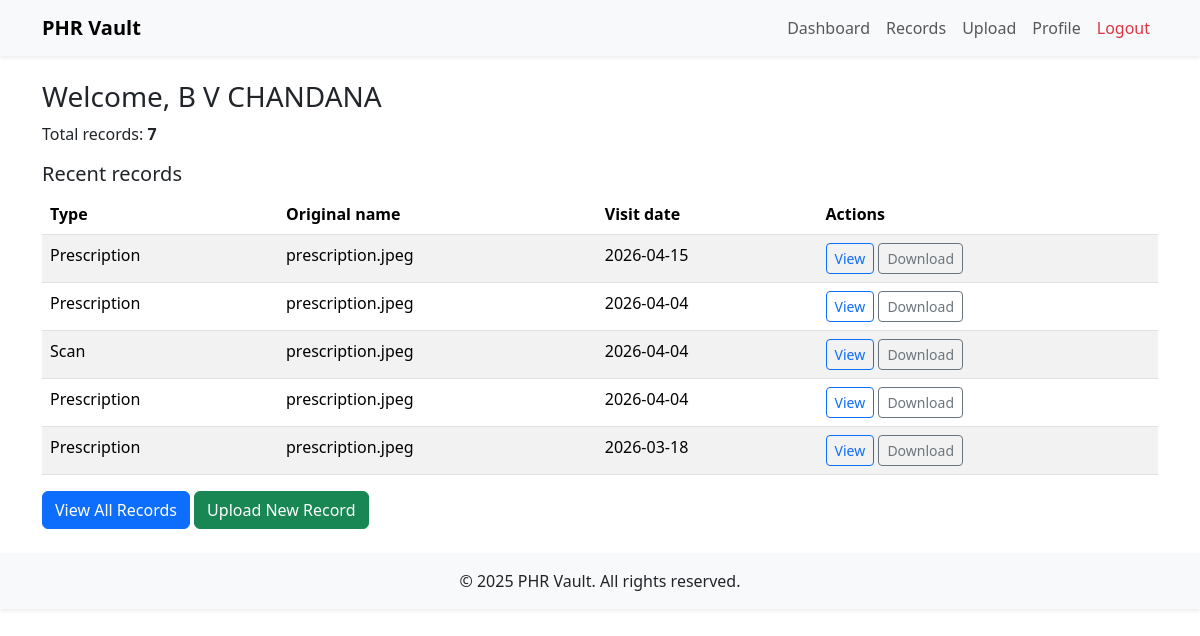
/dashboard (signed in), run on the app's committed database.
### models.py (models this page shows, shortened)
class User(UserMixin, db.Model):
    __tablename__ = "users"
    id = db.Column(db.Integer, primary_key=True)
    name = db.Column(db.String(120), nullable=False)
    email = db.Column(db.String(160), unique=True, nullable=False)
    phone = db.Column(db.String(20))
    password_hash = db.Column(db.String(200), nullable=False)
    is_admin = db.Column(db.Boolean, default=False)
    created_at = db.Column(db.DateTime, default=datetime.utcnow)
    profile = db.relationship("UserProfile", back_populates="user", uselist=False)
    records = db.relationship("HealthRecord", back_populates="user", cascade="all, delete-orphan")

class HealthRecord(db.Model):
    __tablename__ = "health_records"
    id = db.Column(db.Integer, primary_key=True)
    user_id = db.Column(db.Integer, db.ForeignKey("users.id"), nullable=False)
    filename = db.Column(db.String(300), nullable=False)  # saved filename
    original_filename = db.Column(db.String(300), nullable=False)  # original name
    file_type = db.Column(db.String(50))  # Prescription/Lab/Scan/...
    doctor_name = db.Column(db.String(200))
    hospital_name = db.Column(db.String(200))
    visit_date = db.Column(db.Date)  # date of visit / report
    notes = db.Column(db.Text)
    uploaded_at = db.Column(db.DateTime, default=datetime.utcnow)
    user = db.relationship("User", back_populates="records")

### app.py (the view)
    @app.route("/dashboard")
    @login_required
    def dashboard():
        records = HealthRecord.query.filter_by(user_id=current_user.id).order_by(HealthRecord.uploaded_at.desc()).limit(5).all()
        total_records = HealthRecord.query.filter_by(user_id=current_user.id).count()
        return render_template("dashboard.html", records=records, total_records=total_records)

### templates/dashboard.html (shortened to what this page needs)
{% extends "base.html" %}
{% block content %}
<h3>Welcome, {{ current_user.name }}</h3>
<p>Total records: <strong>{{ total_records }}</strong></p>
<h5>Recent records</h5>
<table class="table table-striped">
  <thead>
    <tr>
      <th>Type</th>
      <th>Original name</th>
      <th>Visit date</th>
      <th>Actions</th>
    </tr>
  </thead>
  <tbody>
    {% for r in records %}
      <tr>
        <td>{{ r.file_type }}</td>
        <td>{{ r.original_filename }}</td>
        <td>{{ r.visit_date or '-' }}</td>
        <td>
          <a href="{{ url_for('view_record', record_id=r.id) }}" class="btn btn-sm btn-outline-primary">View</a>
          <a href="{{ url_for('download', record_id=r.id) }}" class="btn btn-sm btn-outline-secondary">Download</a>
        </td>
      </tr>
    {% else %}
      <tr>
        <td colspan="4">No records yet. <a href="{{ url_for('upload') }}">Upload</a></td>
      </tr>
    {% endfor %}
  </tbody>
</table>
<div class="mt-3">
  <a href="{{ url_for('records') }}" class="btn btn-primary">View All Records</a>
  <a href="{{ url_for('upload') }}" class="btn btn-success">Upload New Record</a>
</div>
{% endblock %}

### templates/base.html (shortened to what this page needs)
<!doctype html>
<html lang="en">
<head>
  <link href="https://cdn.jsdelivr.net/npm/bootstrap@5.3.2/dist/css/bootstrap.min.css" rel="stylesheet">
  <link rel="stylesheet" href="{{ url_for('static', filename='css/custom.css') }}">
</head>
<body>
<nav class="navbar navbar-expand-lg navbar-light bg-light shadow-sm">
  <div class="container">
    <a class="navbar-brand fw-bold" href="{{ url_for('index') }}">PHR Vault</a>
    <div class="collapse navbar-collapse" id="navbarNav">
      <ul class="navbar-nav ms-auto">
        {% if current_user.is_authenticated %}
          <li class="nav-item"><a class="nav-link" href="{{ url_for('dashboard') }}">Dashboard</a></li>
          <li class="nav-item"><a class="nav-link" href="{{ url_for('records') }}">Records</a></li>
          <li class="nav-item"><a class="nav-link" href="{{ url_for('upload') }}">Upload</a></li>
          <li class="nav-item"><a class="nav-link" href="{{ url_for('profile') }}">Profile</a></li>
          <li class="nav-item"><a class="nav-link text-danger" href="{{ url_for('logout') }}">Logout</a></li>
        {% else %}
          <li class="nav-item"><a class="nav-link" href="{{ url_for('login') }}">Login</a></li>
          <li class="nav-item"><a class="nav-link" href="{{ url_for('register') }}">Register</a></li>
        {% endif %}
      </ul>
    </div>
  </div>
</nav>
<div class="container my-4">
  {% block content %}{% endblock %}
</div>
<footer class="bg-light text-center py-3 mt-auto shadow-sm">
    &copy; {{ current_year or "2025" }} PHR Vault. All rights reserved.
</footer>
</body>
</html>

### static/css/custom.css (style rules this page uses)
body { padding-bottom: 40px; }

### data on the page
User: name "B V CHANDANA"
HealthRecord: file_type "Prescription", original_filename "prescription.jpeg", visit_date "2026-04-15"
HealthRecord: file_type "Prescription", original_filename "prescription.jpeg", visit_date "2026-04-04"
HealthRecord: file_type "Scan", original_filename "prescription.jpeg", visit_date "2026-04-04"
HealthRecord: file_type "Prescription", original_filename "prescription.jpeg", visit_date "2026-04-04"
HealthRecord: file_type "Prescription", original_filename "prescription.jpeg", visit_date "2026-03-18"

### other printed values
{{ total_records }} "7"
{{ current_year or "2025" }} "2025"
